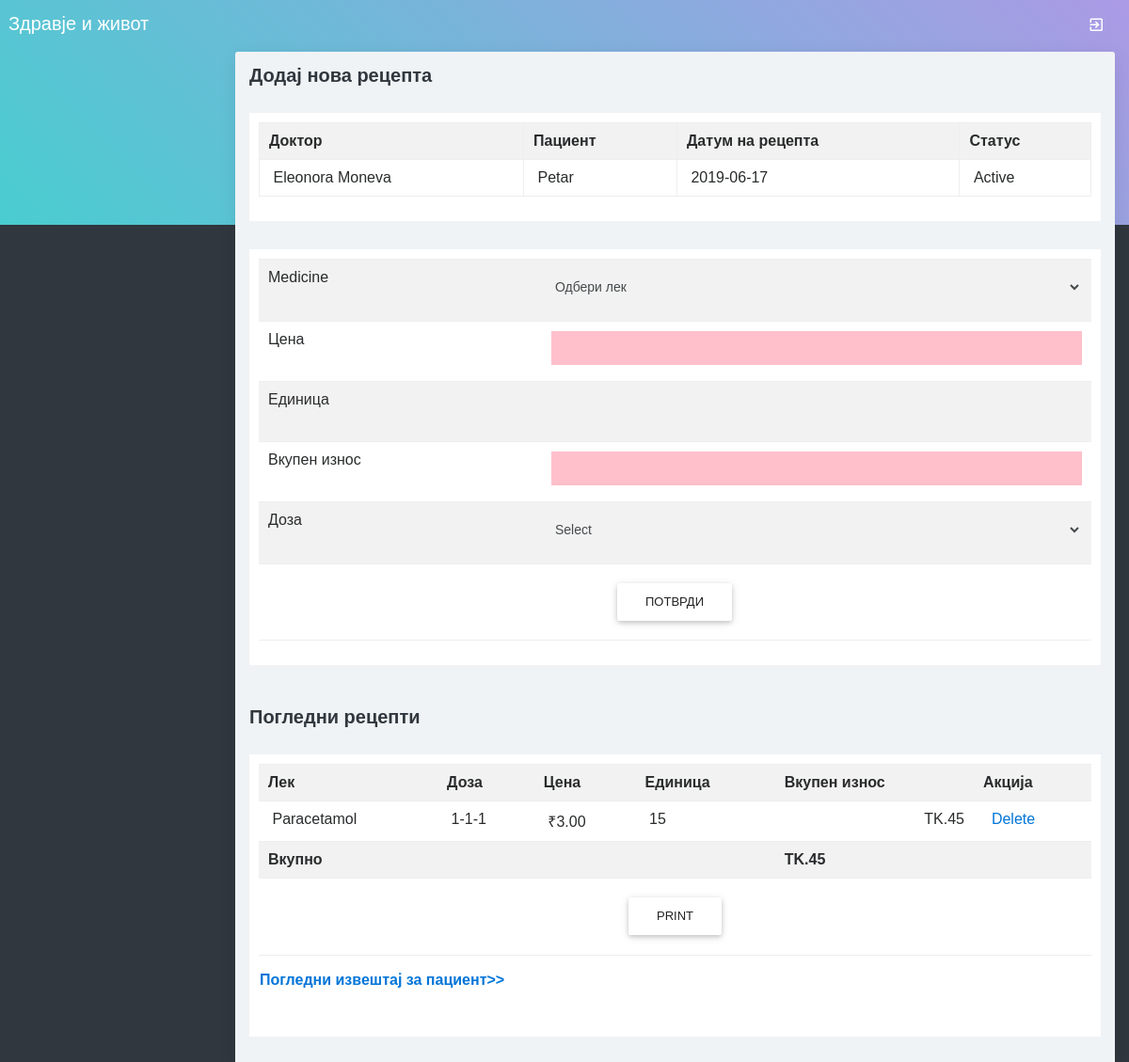
/prescriptionrecord.php?prescriptionid=1&patientid=1, run on the app's committed database.
### tables this page shows
CREATE TABLE `prescription` (
  `prescriptionid` int(10) NOT NULL,
  `treatment_records_id` int(10) NOT NULL,
  `doctorid` int(10) NOT NULL,
  `patientid` int(10) NOT NULL,
  `delivery_type` varchar(10) NOT NULL COMMENT 'Delivered through appointment or online order',
  `delivery_id` int(10) NOT NULL COMMENT 'appointmentid or orderid',
  `prescriptiondate` date NOT NULL,
  `status` varchar(10) NOT NULL,
  `appointmentid` int(10) NOT NULL
);

CREATE TABLE `doctor` (
  `doctorid` int(10) NOT NULL,
  `doctorname` varchar(50) NOT NULL,
  `mobileno` varchar(15) NOT NULL,
  `departmentid` int(10) NOT NULL,
  `loginid` varchar(25) NOT NULL,
  `password` varchar(25) NOT NULL,
  `status` varchar(10) NOT NULL,
  `education` varchar(25) NOT NULL,
  `experience` float(11,1) NOT NULL,
  `consultancy_charge` float(10,2) NOT NULL
);

CREATE TABLE `patient` (
  `patientid` int(10) NOT NULL,
  `patientname` varchar(50) NOT NULL,
  `admissiondate` date NOT NULL,
  `admissiontime` time NOT NULL,
  `address` varchar(250) NOT NULL,
  `mobileno` varchar(15) NOT NULL,
  `city` varchar(25) NOT NULL,
  `pincode` varchar(20) NOT NULL,
  `loginid` varchar(50) NOT NULL,
  `password` varchar(25) NOT NULL,
  `bloodgroup` varchar(20) NOT NULL,
  `gender` varchar(10) NOT NULL,
  `dob` date NOT NULL,
  `status` varchar(10) NOT NULL
);

CREATE TABLE `prescription_records` (
  `prescription_record_id` int(10) NOT NULL,
  `prescription_id` int(10) NOT NULL,
  `medicine_name` varchar(25) NOT NULL,
  `cost` float(10,2) NOT NULL,
  `unit` int(10) NOT NULL,
  `dosage` varchar(25) NOT NULL,
  `status` varchar(10) NOT NULL
);

CREATE TABLE `medicine` (
  `medicineid` int(10) NOT NULL,
  `medicinename` varchar(25) NOT NULL,
  `medicinecost` float(10,2) NOT NULL,
  `description` text NOT NULL,
  `status` varchar(10) NOT NULL
);

### prescriptionrecord.php (the view, shortened to what this page needs)
<?php
include("adheader.php");
include("dbconnection.php");
?>
<div class="container-fluid">
	<div class="block-header"><h2>Додај нова рецепта</h2></div>
  <div class="card" style="padding:10px">
 <table class="table table-bordered table-striped">
      <tbody>
        <tr>
          <td><strong>Доктор</strong></td>
          <td><strong>Пациент</strong></td>
          <td><strong>Датум на рецепта</strong></td>
          <td><strong>Статус</strong></td>
        </tr>
          <?php
		$sql ="SELECT * FROM prescription WHERE prescriptionid='$_GET[prescriptionid]'";
		$qsql = mysqli_query($con,$sql);
		while($rs = mysqli_fetch_array($qsql))
		{
			$sqlpatient = "SELECT * FROM patient WHERE patientid='$rs[patientid]'";
			$qsqlpatient = mysqli_query($con,$sqlpatient);
			$rspatient = mysqli_fetch_array($qsqlpatient);
		$sqldoctor = "SELECT * FROM doctor WHERE doctorid='$rs[doctorid]'";
			$qsqldoctor = mysqli_query($con,$sqldoctor);
			$rsdoctor = mysqli_fetch_array($qsqldoctor);
        echo "<tr>
          <td>&nbsp;$rsdoctor[doctorname]</td>
          <td>&nbsp;$rspatient[patientname]</td>
		   <td>&nbsp;$rs[prescriptiondate]</td>
		<td>&nbsp;$rs[status]</td>
        </tr>";
		}
		?>
      </tbody>
    </table>
	</div>
	<div class="card" style="padding:10px">
           <?php
			if(!isset($_SESSION[patientid]))
			{
		  ?>
<form method="post" action="" name="frmpresrecord" onSubmit="return validateform()">
    <table class="table table-striped">
      <tbody>
        <tr>
          <td width="34%">Medicine</td>
          <td width="66%">
		  <select class="form-control show-tick" name="medicineid" id="medicineid" onchange="loadmedicine(this.value)">
		  <option value="">Одбери лек</option>
		  <?php
		$sqlmedicine ="SELECT * FROM medicine WHERE status='Active'";
		$qsqlmedicine = mysqli_query($con,$sqlmedicine);
		while($rsmedicine = mysqli_fetch_array($qsqlmedicine))
		{
			echo "<option value='$rsmedicine[medicineid]'>$rsmedicine[medicinename] ( TK. $rsmedicine[medicinecost] )</option>";
		}
		?>
		  </select>
		  </td>
        </tr>
        <tr>
          <td>Цена</td>
          <td><input class="form-control" type="text" name="cost" id="cost" value="<?php echo $rsmedicine[medicinecost]; ?>" readonly style="background-color:pink;" /></td>
        </tr>
        <tr>
          <td>Единица</td>
          <td><input class="form-control" type="number" min="1" name="unit" id="unit" value="<?php echo $rsedit[unit]; ?>" onkeyup="calctotalcost(cost.value,this.value)" onchange="" /></td>
        </tr>
        <tr>
          <td>Вкупен износ</td>
          <td><input class="form-control" type="text" name="totcost" id="totcost" value="<?php echo $rsedit[cost]; ?>" readonly style="background-color:pink;" /></td>
        </tr>
        <tr>
          <td>Доза</td>
          <td><select class="form-control show-tick" name="select2" id="select2">
           <option value="">Select</option>
          </select></td>
        </tr>
        <tr>
          <td colspan="2" align="center"><input class="btn btn-default" type="submit" name="submit" id="submit" value="Потврди" /> </td>
        </tr>
      </tbody>
    </table>
    </form>
    <?php
			}
		?>
	</div>
	<div class="block-header"><h2>Погледни рецепти</h2></div>
  	<div class="card" style="padding:10px">
    <table class="table table-hover table-striped">
      <tbody>
        <tr>
          <td><strong>Лек</strong></td>
          <td><strong>Доза</strong></td>
          <td><strong>Цена</strong></td>
          <td><strong>Единица</strong></td>
          <td><strong>Вкупен износ</strong></td>
                    <?php
			if(!isset($_SESSION[patientid]))
			{
		  ?>
          <td><strong>Акција</strong></td>
          <?php
			}
			?>
        </tr>
         <?php
		 $gtotal=0;
		$sql ="SELECT * FROM prescription_records LEFT JOIN medicine on prescription_records.medicine_name=medicine.medicineid WHERE prescription_id='$_GET[prescriptionid]'";
		$qsql = mysqli_query($con,$sql);
		while($rs = mysqli_fetch_array($qsql))
		{
        echo "<tr>
          <td>&nbsp;$rs[medicinename]</td>
		    <td>&nbsp;$rs[dosage]</td>
          <td>&nbsp;₹$rs[cost]</td>
		   <td>&nbsp;$rs[unit]</td>
		   <td  align='right'>TK." . $rs[cost] * $rs[unit] . "</td>";
			if(!isset($_SESSION[patientid]))
			{
			 echo " <td>&nbsp; <a href='prescriptionrecord.php?delid=$rs[prescription_record_id]&prescriptionid=$_GET[prescriptionid]'>Delete</a> </td>";
			}
		echo "</tr>";
		$gtotal = $gtotal+($rs[cost] * $rs[unit]);
		}
		?>
        <tr>
          <th colspan="4" align="right">Вкупно </th>
		  <th align="right">TK.<?php echo $gtotal; ?></th>
		  <td></td>
          </tr>
        <tr>
          <td colspan="6"><div align="center">
            <input Class="btn btn-default" type="submit" name="print" id="print" value="Print" onclick="myFunction()"/>
          </div></td>
          </tr>
      </tbody>
    </table>
	<table>
	<tr><td>
	 <center><a href='patientreport.php?patientid=<?php echo $_GET[patientid]; ?>&appointmentid=<?php echo $_GET[appid]; ?>'><strong>Погледни извештај за пациент>></strong></a></center>
	</td></tr>
	</table>
    <p>&nbsp;</p>
  </div>
</div>
<?php
include("adfooter.php");
?>

### data on the page
prescription: doctorid.doctorname "Eleonora Moneva", patientid.patientname "Petar", prescriptiondate "2019-06-17", status "Active"
prescription_records: medicine.medicinename "Paracetamol", dosage "1-1-1", cost "3.00", unit "15", $rs[cost] * $rs[unit] "45"

### other printed values
$gtotal "45"
